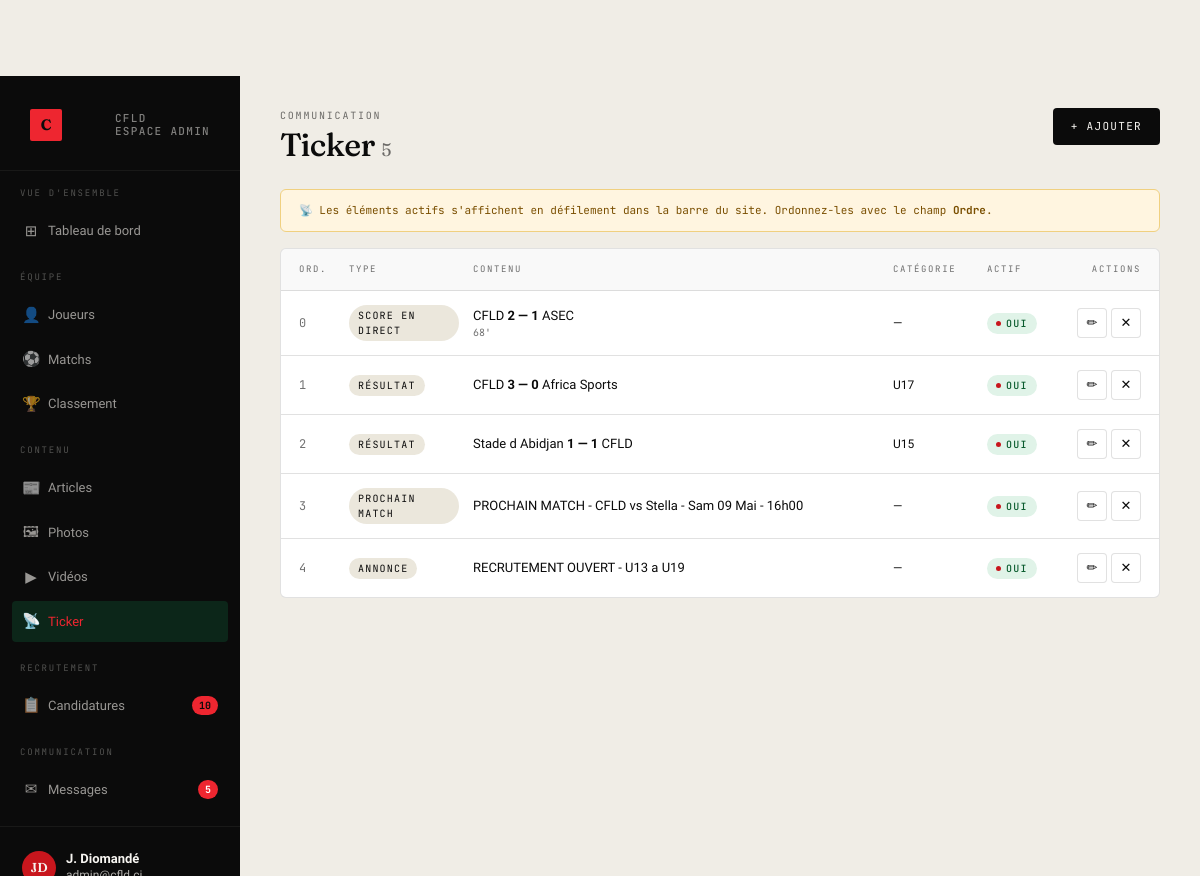
/admin-cfld/ticker/ (signed in), run on the app's committed database.
### pages/models.py (models this page shows, shortened)
class InfoTicker(models.Model):
    TYPE_CHOICES = [
        ('score_live',     'Score en direct'),
        ('score_resultat', 'Résultat'),
        ('prochain_match', 'Prochain match'),
        ('annonce',        'Annonce'),
    ]
    type      = models.CharField(max_length=20, choices=TYPE_CHOICES, verbose_name='Type')
    categorie = models.CharField(max_length=30, blank=True,
                                 help_text='Ex : U17, U15, Ligue 1 CI')
    equipe_dom = models.CharField(max_length=60, blank=True, verbose_name='Équipe domicile')
    equipe_ext = models.CharField(max_length=60, blank=True, verbose_name='Équipe extérieur')
    score_dom  = models.PositiveSmallIntegerField(null=True, blank=True,
                                                  verbose_name='Score dom.')
    score_ext  = models.PositiveSmallIntegerField(null=True, blank=True,
                                                  verbose_name='Score ext.')
    minute     = models.PositiveSmallIntegerField(null=True, blank=True,
                                                  help_text="Minute de jeu (score_live uniquement)")
    texte      = models.CharField(max_length=200, blank=True,
                                  help_text='Texte libre pour les types annonce / prochain_match')
    actif  = models.BooleanField(default=True)
    ordre  = models.PositiveSmallIntegerField(default=0,
                                              help_text='Ordre d\'affichage (croissant)')
    class Meta:
        ordering = ['ordre', 'pk']
        verbose_name = 'Info ticker'
        verbose_name_plural = 'Infos ticker'

### recrutement/admin_views.py (the view)
# urls.py: path('ticker/',                   v.admin_ticker,       name='admin_ticker'),
@staff_required
def admin_ticker(request):
    qs = InfoTicker.objects.all()
    ctx = _base_ctx(request, 'ticker')
    ctx.update({'items': qs})
    return render(request, 'admin_cfld/ticker.html', ctx)

### recrutement/admin_views.py (called while the page is built)
def staff_required(view_func):
    @wraps(view_func)
    def wrapper(request, *args, **kwargs):
        if not request.user.is_authenticated or not request.user.is_staff:
            return redirect('login')
        return view_func(request, *args, **kwargs)
    return wrapper

def _base_ctx(request, section=''):
    return {
        'pending_count': Candidature.objects.filter(statut='pending').count(),
        'unread_count':  Message.objects.filter(lu=False).count(),
        'section':       section,
    }

### templates/admin_cfld/ticker.html (shortened to what this page needs)
{% extends "admin_cfld/base.html" %}
{% block content %}
<div class="page-header">
  <div>
    <span class="eyebrow">Communication</span>
    <h1>Ticker <span style="font-size:18px;color:var(--muted);font-weight:400;">{{ items|length }}</span></h1>
  </div>
  <div class="hd-actions">
    <a href="{% url 'admin_ticker_add' %}" style="display:inline-flex;align-items:center;gap:8px;background:var(--ink);color:var(--paper);padding:10px 18px;border-radius:4px;font-family:var(--font-mono);font-size:11px;letter-spacing:.12em;text-transform:uppercase;text-decoration:none;">
      + Ajouter
    </a>
  </div>
</div>
<div style="background:#fff5e0;border:1px solid #f0d080;border-radius:6px;padding:12px 18px;margin-bottom:16px;font-family:var(--font-mono);font-size:11px;color:#7a4f00;">
  📡 Les éléments actifs s'affichent en défilement dans la barre du site. Ordonnez-les avec le champ <strong>Ordre</strong>.
</div>
<div class="t-wrap">
  <div class="t-row t-head" style="grid-template-columns:36px 110px 1fr 80px 60px 80px;">
    <div>Ord.</div>
    <div>Type</div>
    <div>Contenu</div>
    <div>Catégorie</div>
    <div>Actif</div>
    <div style="text-align:right;">Actions</div>
  </div>
  {% for item in items %}
  <div class="t-row" id="row-tk{{ item.pk }}" style="grid-template-columns:36px 110px 1fr 80px 60px 80px;">
    <div style="font-family:var(--font-mono);font-size:12px;color:var(--muted);">{{ item.ordre }}</div>
    <div><span class="pill">{{ item.get_type_display }}</span></div>
    <div>
      {% if item.type in 'score_live,score_resultat' %}
        <div style="font-size:13px;">{{ item.equipe_dom }} <strong>{% if item.score_dom is not None %}{{ item.score_dom }} — {{ item.score_ext }}{% else %}vs{% endif %}</strong> {{ item.equipe_ext }}</div>
        {% if item.minute %}<div style="font-family:var(--font-mono);font-size:10px;color:var(--muted);">{{ item.minute }}'</div>{% endif %}
      {% else %}
        <div style="font-size:13px;">{{ item.texte|truncatechars:80 }}</div>
      {% endif %}
    </div>
    <div style="font-size:12px;">{{ item.categorie|default:"—" }}</div>
    <div>
      {% if item.actif %}
        <span class="badge-status bs-accepted">Oui</span>
      {% else %}
        <span class="badge-status bs-refused">Non</span>
      {% endif %}
    </div>
    <div class="actions">
      <a href="{% url 'admin_ticker_edit' item.pk %}" class="t-btn" title="Modifier">✏</a>
      <button class="t-btn del" title="Supprimer" onclick="confirmDelete('{% url 'admin_ticker_delete' item.pk %}', document.getElementById('row-tk{{ item.pk }}'))">✕</button>
    </div>
  </div>
  {% empty %}
  <div class="empty-state">Aucun élément dans le ticker</div>
  {% endfor %}
</div>
{% endblock %}

### templates/admin_cfld/base.html (shortened to what this page needs)
{% load static %}
<!doctype html>
<html lang="fr">
<head>
<link rel="stylesheet" href="{% static 'style.css' %}">
</head>
<body>
<div class="admin-shell">
  <aside class="sidebar">
    <div class="sidebar-top">
      <a href="{% url 'admin_dashboard' %}" class="sidebar-brand">
        <span class="bm">C</span>
        <span class="bt">CFLD<br>Espace admin</span>
      </a>
    </div>
    <nav class="sidebar-nav">
      <div class="nav-section">Vue d'ensemble</div>
      <a href="{% url 'admin_dashboard' %}" {% if section == 'dashboard' %}class="active"{% endif %}>
        <span class="icon">⊞</span><span class="lbl">Tableau de bord</span>
      </a>
      <div class="nav-section">Équipe</div>
      <a href="{% url 'admin_joueurs' %}" {% if section == 'joueurs' %}class="active"{% endif %}>
        <span class="icon">👤</span><span class="lbl">Joueurs</span>
      </a>
      <a href="{% url 'admin_matchs' %}" {% if section == 'matchs' %}class="active"{% endif %}>
        <span class="icon">⚽</span><span class="lbl">Matchs</span>
      </a>
      <a href="{% url 'admin_classement' %}" {% if section == 'classement' %}class="active"{% endif %}>
        <span class="icon">🏆</span><span class="lbl">Classement</span>
      </a>
      <div class="nav-section">Contenu</div>
      <a href="{% url 'admin_articles' %}" {% if section == 'articles' %}class="active"{% endif %}>
        <span class="icon">📰</span><span class="lbl">Articles</span>
      </a>
      <a href="{% url 'admin_photos' %}" {% if section == 'photos' %}class="active"{% endif %}>
        <span class="icon">🖼</span><span class="lbl">Photos</span>
      </a>
      <a href="{% url 'admin_videos' %}" {% if section == 'videos' %}class="active"{% endif %}>
        <span class="icon">▶</span><span class="lbl">Vidéos</span>
      </a>
      <a href="{% url 'admin_ticker' %}" {% if section == 'ticker' %}class="active"{% endif %}>
        <span class="icon">📡</span><span class="lbl">Ticker</span>
      </a>
      <div class="nav-section">Recrutement</div>
      <a href="{% url 'admin_candidatures' %}" {% if section == 'candidatures' %}class="active"{% endif %}>
        <span class="icon">📋</span><span class="lbl">Candidatures</span>
        {% if pending_count %}<span class="badge">{{ pending_count }}</span>{% endif %}
      </a>
      <div class="nav-section">Communication</div>
      <a href="{% url 'admin_messages' %}" {% if section == 'messages' %}class="active"{% endif %}>
        <span class="icon">✉</span><span class="lbl">Messages</span>
        {% if unread_count %}<span class="badge red">{{ unread_count }}</span>{% endif %}
      </a>
    </nav>
    <div class="sidebar-footer">
      <div class="sidebar-user">
        <div class="av">{{ request.user.first_name|slice:":1"|upper }}{{ request.user.last_name|slice:":1"|upper }}</div>
        <div class="info">
          <strong>{{ request.user.get_full_name|default:request.user.username }}</strong>
        </div>
      </div>
    </div>
  </aside>
  <main class="admin-main">
    {% block content %}{% endblock %}
  </main>
</div>
</body>
</html>

### assets/style.css (style rules this page uses)
:root { --green: #c8161d; --green-deep: #8a0d12; --green-bright: #ee2630; --ink: #0b0b0b; --paper: #f7f5f1; --paper-2: #ebe7dc; --line: rgba(11,11,11,0.12); --line-strong: rgba(11,11,11,0.85); --muted: rgba(11,11,11,0.58); --font-display: "Fraunces", "Times New Roman", serif; --font-text: "Inter Tight", "Helvetica Neue", Arial, sans-serif; --font-mono: "JetBrains Mono", "Menlo", monospace; --display-tracking: -0.02em; --display-weight: 500; --display-italic: 0; }
* { box-sizing: border-box; }
html, body { margin: 0; padding: 0; overflow-x: hidden; }
body { font-family: var(--font-text); color: var(--ink); background: var(--paper); -webkit-font-smoothing: antialiased; text-rendering: optimizeLegibility; line-height: 1.5; }
a { color: inherit; text-decoration: none; }
button { font: inherit; cursor: pointer; border: 0; background: none; color: inherit; }
.display, h1, h2, h3 { font-family: var(--font-display); font-weight: var(--display-weight); letter-spacing: var(--display-tracking); font-style: var(--display-italic) ? italic : normal; line-height: 1.02; margin: 0; }
h1 { font-size: clamp(56px, 8vw, 132px); }
.eyebrow { font-family: var(--font-mono); font-size: 11px; letter-spacing: 0.18em; text-transform: uppercase; color: var(--muted); }
body { padding-top: 76px; }

### data on the page
InfoTicker: ordre "0", type "SCORE EN DIRECT", equipe_dom "CFLD", score_dom "2", score_ext "1", equipe_ext "ASEC", minute "68", categorie "—", actif "OUI"
InfoTicker: ordre "1", type "RÉSULTAT", equipe_dom "CFLD", score_dom "3", score_ext "0", equipe_ext "Africa Sports", categorie "U17", actif "OUI"
InfoTicker: ordre "2", type "RÉSULTAT", equipe_dom "Stade d Abidjan", score_dom "1", score_ext "1", equipe_ext "CFLD", categorie "U15", actif "OUI"
InfoTicker: ordre "3", type "PROCHAIN MATCH", texte "PROCHAIN MATCH - CFLD vs Stella - Sam 09 Mai - 16h00", categorie "—", actif "OUI"
InfoTicker: ordre "4", type "ANNONCE", texte "RECRUTEMENT OUVERT - U13 a U19", categorie "—", actif "OUI"

### other printed values
{{ pending_count }} "10"
{{ unread_count }} "5"
{{ request.user.first_name|slice:":1"|upper }} "J"
{{ request.user.last_name|slice:":1"|upper }} "D"
{{ request.user.get_full_name|default:request.user.username }} "J. Diomandé"
{{ items|length }} "5"
